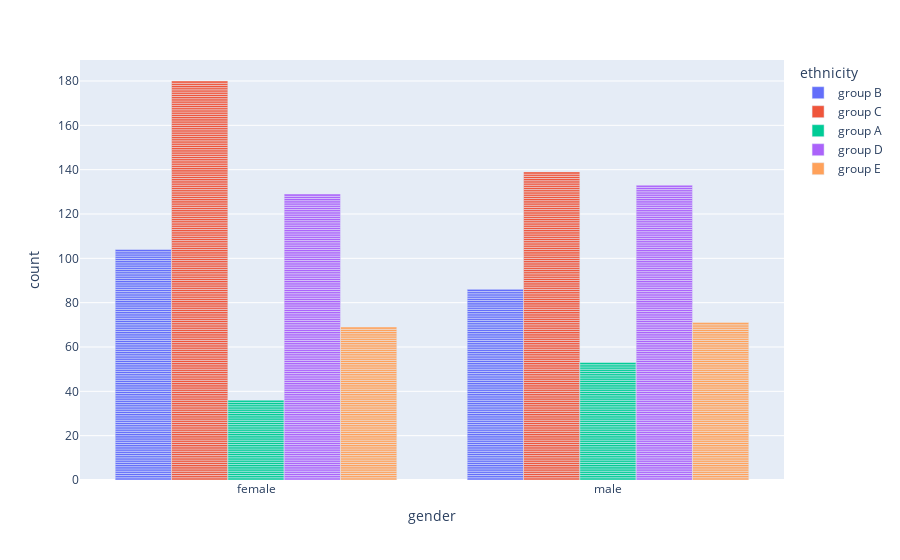

The notebook cell saved with this chart:
### Code cell
fig = px.bar(df, x='gender', color='ethnicity', barmode='group')
fig.show()

### Figure 1 — Plotly figure (JSON) as saved in the notebook; plotly's stock layout.template omitted (floating-point values rounded to 4 significant figures; data arrays with more than 128 entries replaced by an {"elided": "..."} marker saying what was removed)
{"data": [{"alignmentgroup": "True", "hovertemplate": "ethnicity=group B<br>gender=%{x}<br>count=%{y}<extra></extra>", "legendgroup": "group B", "marker": {"color": "#636efa", "pattern": {"shape": ""}}, "name": "group B", "offsetgroup": "group B", "orientation": "v", "showlegend": true, "textposition": "auto", "type": "bar", "x": {"elided": "190 str values"}, "xaxis": "x", "y": {"elided": "190 int values"}, "yaxis": "y"}, {"alignmentgroup": "True", "hovertemplate": "ethnicity=group C<br>gender=%{x}<br>count=%{y}<extra></extra>", "legendgroup": "group C", "marker": {"color": "#EF553B", "pattern": {"shape": ""}}, "name": "group C", "offsetgroup": "group C", "orientation": "v", "showlegend": true, "textposition": "auto", "type": "bar", "x": {"elided": "319 str values"}, "xaxis": "x", "y": {"elided": "319 int values"}, "yaxis": "y"}, {"alignmentgroup": "True", "hovertemplate": "ethnicity=group A<br>gender=%{x}<br>count=%{y}<extra></extra>", "legendgroup": "group A", "marker": {"color": "#00cc96", "pattern": {"shape": ""}}, "name": "group A", "offsetgroup": "group A", "orientation": "v", "showlegend": true, "textposition": "auto", "type": "bar", "x": ["male", "male", "female", "male", "female", "male", "male", "female", "male", "male", "female", "male", "female", "male", "male", "male", "male", "male", "male", "male", "male", "male", "male", "male", "male", "female", "female", "male", "female", "male", "male", "female", "female", "male", "female", "female", "male", "male", "male", "female", "male", "male", "female", "male", "male", "male", "female", "male", "male", "male", "female", "female", "male", "male", "female", "male", "male", "female", "female", "male", "female", "male", "male", "male", "female", "male", "female", "male", "male", "male", "female", "female", "female", "male", "female", "female", "female", "female", "female", "male", "male", "female", "male", "female", "female", "female", "male", "female", "male"], "xaxis": "x", "y": [1, 1, 1, 1, 1, 1, 1, 1, 1, 1, 1, 1, 1, 1, 1, 1, 1, 1, 1, 1, 1, 1, 1, 1, 1, 1, 1, 1, 1, 1, 1, 1, 1, 1, 1, 1, 1, 1, 1, 1, 1, 1, 1, 1, 1, 1, 1, 1, 1, 1, 1, 1, 1, 1, 1, 1, 1, 1, 1, 1, 1, 1, 1, 1, 1, 1, 1, 1, 1, 1, 1, 1, 1, 1, 1, 1, 1, 1, 1, 1, 1, 1, 1, 1, 1, 1, 1, 1, 1], "yaxis": "y"}, {"alignmentgroup": "True", "hovertemplate": "ethnicity=group D<br>gender=%{x}<br>count=%{y}<extra></extra>", "legendgroup": "group D", "marker": {"color": "#ab63fa", "pattern": {"shape": ""}}, "name": "group D", "offsetgroup": "group D", "orientation": "v", "showlegend": true, "textposition": "auto", "type": "bar", "x": {"elided": "262 str values"}, "xaxis": "x", "y": {"elided": "262 int values"}, "yaxis": "y"}, {"alignmentgroup": "True", "hovertemplate": "ethnicity=group E<br>gender=%{x}<br>count=%{y}<extra></extra>", "legendgroup": "group E", "marker": {"color": "#FFA15A", "pattern": {"shape": ""}}, "name": "group E", "offsetgroup": "group E", "orientation": "v", "showlegend": true, "textposition": "auto", "type": "bar", "x": {"elided": "140 str values"}, "xaxis": "x", "y": {"elided": "140 int values"}, "yaxis": "y"}], "layout": {"barmode": "group", "legend": {"title": {"text": "ethnicity"}, "tracegroupgap": 0}, "margin": {"t": 60}, "xaxis": {"anchor": "y", "domain": [0, 1], "title": {"text": "gender"}}, "yaxis": {"anchor": "x", "domain": [0, 1], "title": {"text": "count"}}}}
